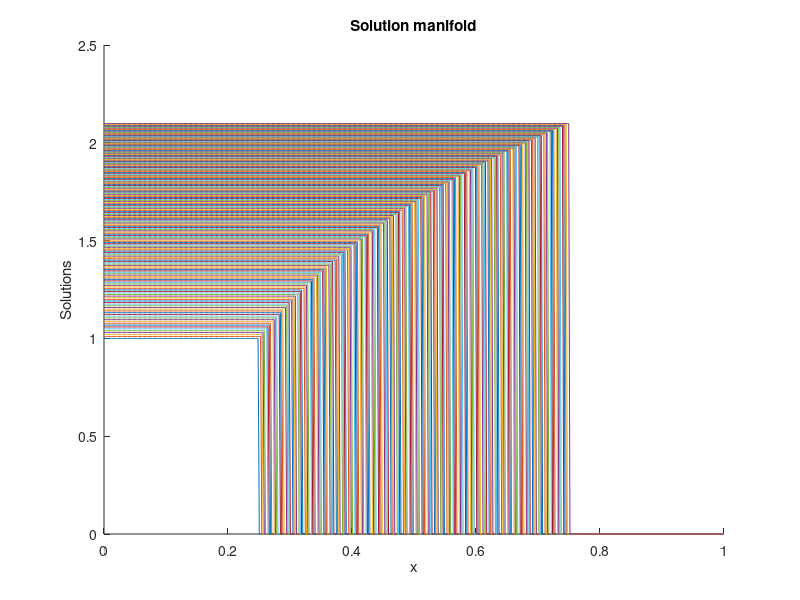

This chart was generated by the following MATLAB code: (Note: this script raises an error after producing the figure.)
clc; clear all; close all;
xx = linspace(0,1,500);
mus = linspace(1,3,200);
[XX, MM] = meshgrid(xx,mus);
%y_exact = @(x,mu) sin(2*pi*x.^exp(mu));
y_exact = @(x,mu) (1+log(mu)).*(x<(mu/4)); %exp(-(100*(x-mu/4)).^2);
yy = y_exact(XX,MM);

% Plot the solutions for varying mus
figure;
hold on;
for i = 1:length(mus)
    plot(xx, yy(i,:));
end
title("Solution manifold");
xlabel("x");
ylabel("Solutions");


%% Autoencoder
Nx = size(yy,2);
latent_dim = 5;

layers = [

    imageInputLayer([Nx 1 1],"Normalization","none","Name","input")

    convolution2dLayer([5 1],16,"Padding","same","Name","conv1")
    tanhLayer

    convolution2dLayer([5 1],32,"Padding","same","Name","conv2")
    tanhLayer

    fullyConnectedLayer(latent_dim,"Name","latent")

    fullyConnectedLayer(Nx*32,"Name","fc_decoder")

    functionLayer(@(X) reshape(X,[Nx 1 32 size(X,4)]),...
                  "Formattable",true,"Name","reshape")

    transposedConv2dLayer([5 1],16,"Cropping","same","Name","deconv1")
    tanhLayer

    transposedConv2dLayer([5 1],1,"Cropping","same","Name","output")
];

options = trainingOptions("adam", ...
    MaxEpochs=5000, ...
    MiniBatchSize=32, ...
    InitialLearnRate=1e-3, ...
    Shuffle="every-epoch", ...
    Verbose=true);

[autoenc,info] = trainnet(yy, yy, layers, "mse", options);


history = info.TrainingHistory;

figure()
semilogy(history.Epoch, history.Loss,'LineWidth',0.2)
xlabel('Epoch')
ylabel('Autoencoder reconstruction loss')
grid on



% Evaluating only the encoder

mu_test = linspace(1.1,2.9,10);

[XX_test, MM_test] = meshgrid(xx,mu_test);
yy_test = y_exact(XX_test,MM_test);
Z_test = predict(autoenc, yy_test, Outputs="latent");

figure();
plot(mu_test,Z_test)

%% Extracting the decoder
decoder_layers = [

    featureInputLayer(latent_dim,"Name","latent")

    fullyConnectedLayer(Nx*32,"Name","fc_decoder")

    functionLayer(@(X) reshape(X,[Nx 1 32 size(X,4)]),...
                  "Formattable",true,"Name","reshape")

    transposedConv2dLayer([5 1],16,"Cropping","same","Name","deconv1")
    tanhLayer

    transposedConv2dLayer([5 1],1,"Cropping","same","Name","output")

];

decoder = dlnetwork(decoder_layers);

idx = contains(autoenc.Learnables.Layer,"dec_") | ...
      autoenc.Learnables.Layer == "output";

decoder.Learnables.Value = autoenc.Learnables.Value(idx);

u_rec = predict(decoder,Z_test);

figure()
plot(xx,u_rec,'b-');
hold on
plot(xx,yy_test,'r--');
